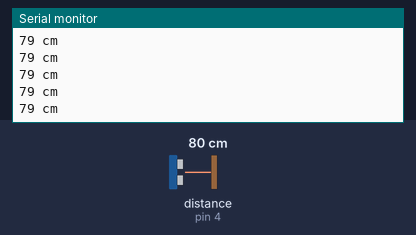
Bench run of a sketch on a simulated Arduino Nano, built with avr-gcc and run on an emulated ATmega328P. On the bench: the last lines printed to the serial monitor. Wiring (inferred from the names in the program): ultrasonic range finder: trigger pin 2; echo pin 4. The inputs (shaded band) are chosen by the test bench; at power-on: distance to the obstacle (sensor on pin 4) 80 cm. The echo pulse lasts 58.3 µs per cm.

Above: at 1.2 s.
1.3 s: distance to the obstacle (sensor on pin 4) set to 2 cm
At 1.71 s:
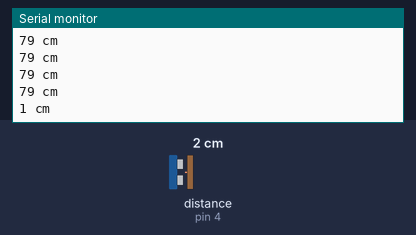
2.8 s: distance to the obstacle (sensor on pin 4) set to 4 cm
At 2.97 s:
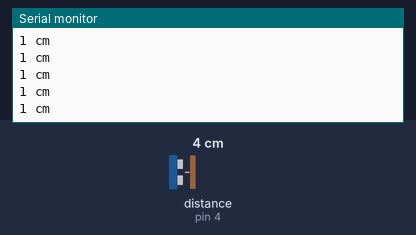
Timing chart, 0 to 5.8 s (numbered marks = the images above; inputs shaded):
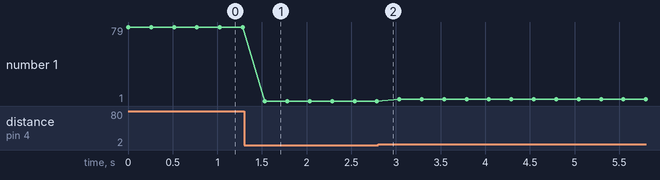

The sketch:

nanoHCSR04Distance.ino
```cpp
int trig = 2;
int echo = 4;

void setup()
{
  pinMode(trig, OUTPUT);
  pinMode(echo, INPUT);
  Serial.begin(9600);
}

void loop() {
  long duration, distance;
  digitalWrite(trig, LOW);
  delayMicroseconds(2);
  digitalWrite(trig, HIGH);
  delayMicroseconds(10);
  digitalWrite(trig, LOW);
  duration = pulseIn(echo, HIGH);
  distance = (duration/2) / 29.1;

//  Serial.print("                ");
  Serial.print(distance);
  Serial.println(" cm");
  delay(250);
}
```

Measured:
- after the input at 1.3 s, the serial monitor: prints a new line after 0.23 s (image 1)
- plotted number 1: 79 → 1 after the input at 1.3 s, 1 → 3 after the input at 2.8 s
